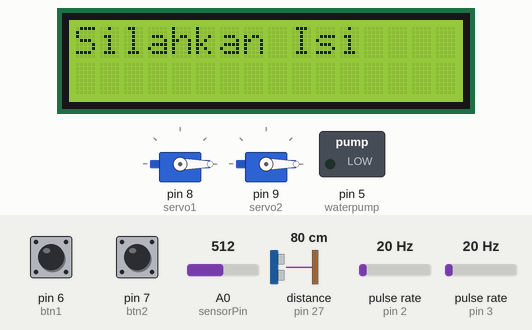
The sketch below on a simulated Arduino Mega 2560, built with avr-gcc and run on an emulated ATmega2560. Shown: 2 × servo, 16×2 character LCD, switched loads named in the sketch (green lamp = pin HIGH). Wiring (inferred from the names in the program): 2 × pulse sensor: data pin 2 / data pin 3. The inputs (shaded band) are chosen by the test bench; at power-on: distance to the obstacle (sensor on pin 27) 80 cm, A0 (sensorPin) = 512, pulse rate (sensors on pin 2, pin 3) 20 Hz, pin 6 (btn1) LOW, pin 7 (btn2) LOW. The echo pulse lasts 58.3 µs per cm; what the sketch prints to the serial monitor is not drawn.

Above: at 3.2 s.
3.3 s: distance to the obstacle (sensor on pin 27) set to 25 cm
13.6 s: distance to the obstacle (sensor on pin 27) set to 20 cm
At 18.0 s:
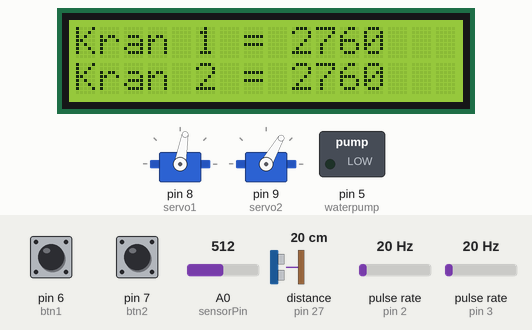
23.9 s: A0 (sensorPin) set to 344
27.9 s: A0 (sensorPin) set to 309
At 30.5 s:
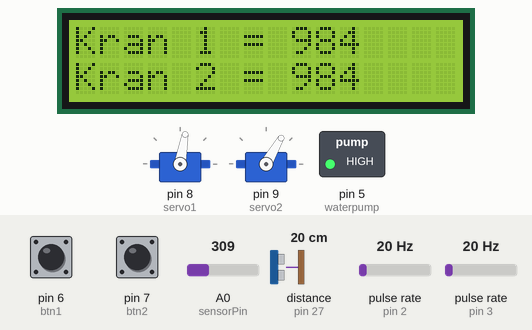
37.2 s: pulse rate (sensor on pin 2) set to 4 Hz
At 39.5 s:
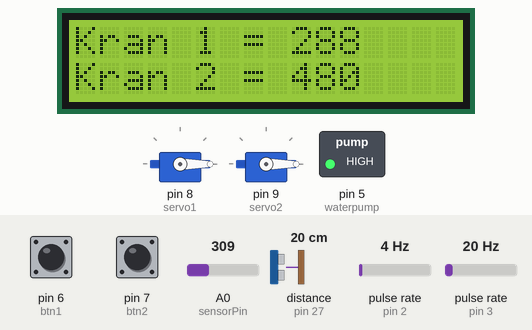
43.4 s: pulse rate (sensor on pin 3) set to 4 Hz
At 46.3 s:
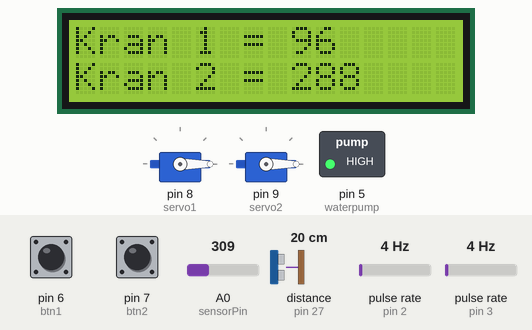
Timing chart, 0 to 49.6 s (numbered marks = the images above; inputs shaded):
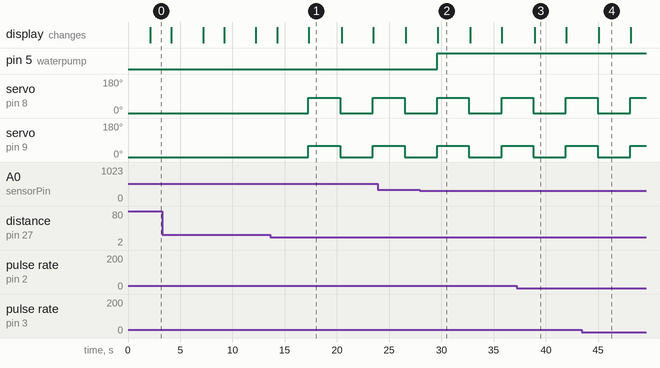

The sketch:

mega.ino
```cpp
#include <SoftwareSerial.h>
//libarary rfid
#include <LiquidCrystal_I2C.h>
#include <Wire.h>
#include <Servo.h>
#include <NewPing.h>
#define btn1 6
#define btn2 7
#define TRIGGER_PIN  25  // Arduino pin tied to trigger pin on the ultrasonic sensor.
#define ECHO_PIN     27  // Arduino pin tied to echo pin on the ultrasonic sensor.
#define MAX_DISTANCE 200 // Maximum distance we want to ping for (in centimeters). Maximum sensor distance is rated at 400-500cm.

NewPing sonar(TRIGGER_PIN, ECHO_PIN, MAX_DISTANCE);


//konfig lcd
LiquidCrystal_I2C lcd(0x27, 16, 2);

Servo servo1;  // create servo object to control a servo
Servo servo2;  // create servo object to control a servo
int sensorPin = A0;
int waterpump = 5;
int kran1 = 0;
int kran2 = 0;
int nilai1 = 0;
int nilai2 = 0;
String kirim;
String dataNode = "";
//untuk milis
unsigned long previousMillis = 0;
const long interval = 2000;

volatile int pulsa_sensor;
volatile int pulsa_sensor2;
unsigned int literPerjam;
unsigned int literPerjam2;
unsigned char pinFlowsensor = 2;
unsigned char pinFlowsensor2 = 3;
unsigned long waktuAktual;
unsigned long waktuAktual2;
unsigned long waktuLoop;
unsigned long waktuLoop2;
double liter;
int data1 = 0;
int data2 = 0;
bool stat = false;
int us1 = 0;
int jarakawal = 27;
int jarak = 0;
void setup() {
  // put your setup code here, to run once:
  Serial.begin(9600);
  Serial1.begin(9600);
  pinMode(sensorPin, INPUT);
  pinMode(waterpump, OUTPUT);
  pinMode(btn1, INPUT);
  pinMode(btn2, INPUT);
  pinMode(pinFlowsensor, INPUT);
  pinMode(pinFlowsensor2, INPUT);

  servo1.attach(8);  // attaches the servo on pin 9 to the servo object
  servo2.attach(9);
  servo1.write(0);
  servo2.write(0);


  digitalWrite(pinFlowsensor, HIGH);
  digitalWrite(pinFlowsensor2, HIGH);
  attachInterrupt(0, cacahPulsa, RISING);
  attachInterrupt(1, cacahPulsa2, RISING);
  sei();
  waktuAktual = millis();
  waktuLoop = waktuAktual;
  waktuAktual2 = millis();
  waktuLoop2 = waktuAktual2;
  lcd.begin();
  lcd.backlight();
  lcd.clear();
  lcd.setCursor(0,0);
  lcd.print("Selamat Datang");
  lcd.setCursor(0,1);
  lcd.print("Pada Sistem Monitor");
  delay(2000);
}

void loop() {
  waktuAktual = millis();
  if(waktuAktual >= (waktuLoop + 1000))
  {
    waktuLoop = waktuAktual;
    literPerjam = (pulsa_sensor*60/7.5);
    pulsa_sensor = 0;
    waktuLoop2 = waktuAktual2;
    literPerjam2 = (pulsa_sensor2*60/7.5);
    pulsa_sensor2 = 0;
  }
  us1 = sonar.ping_cm();
  int sensorValue = analogRead(sensorPin);
  int turbidity = map(sensorValue, 0,640, 100, 0);

  if(turbidity >= 50){
    digitalWrite(waterpump, HIGH);
  }else{
    digitalWrite(waterpump, LOW);
  }

  jarak = jarakawal - us1;
  Serial.println(jarak);
  if(jarak < 5){
    lcd.clear();
    lcd.setCursor(0,0);
    lcd.print("Air Kurang");
    lcd.setCursor(0,0);
    lcd.print("Silahkan Isi");
    delay(2000);
  }else{
    kran1 = digitalRead(btn1);
    kran2 = digitalRead(btn2);

    if(kran1 == 0){
      nilai1++;
      if(nilai1 == 1){
        servo1.write(80);

      }else if(nilai1 == 2){
        servo1.write(0);
        nilai1 = 0;
        data1 = 0;
      }
    }
    if(kran2 == 0){
      nilai2++;
      if(nilai2 == 1){
        servo2.write(60);

      }else if(nilai2 == 2){
        servo2.write(0);
        nilai2 = 0;
        delay(100);
        data2 = 0;
      }
    }
  }
  data1 += literPerjam;
  data2 += literPerjam2;
  kirim ="";
  lcd.clear();
  lcd.setCursor(0,0);
  lcd.print("Kran 1 = ");
  lcd.print(data1);
  lcd.setCursor(0,1);
  lcd.print("Kran 2 = ");
  lcd.print(data2);
  kirim = String(literPerjam) + '#' + String(literPerjam2) ;

  Serial.println(kirim);
  Serial1.print(kirim);

  delay(3000);
}

void cacahPulsa()
{
  pulsa_sensor++;
}

void cacahPulsa2()
{
  pulsa_sensor2++;
}

String bacaDataNode(){
  while(Serial1.available() > 0) {
    dataNode += char(Serial1.read());
  }
  dataNode.trim();

  return dataNode;
}
```

Measured:
- the behaviour switches between 23 and 22 cm on distance to the obstacle (sensor on pin 27) (found by bisection; images 0 and 1)
- the behaviour switches between 327 and 326 on A0 (sensorPin) (found by bisection; images 1 and 2)
- after the input at 13.6 s, servo on pin 8 (servo1): 0° → 80° after 3.7 s, → 0° 3.0 s later, → 80° 3.1 s later; servo on pin 9 (servo2): 0° → 60° after 3.7 s, → 0° 3.0 s later, → 60° 3.1 s later
- after the input at 27.9 s, pin 5 (waterpump): LOW → HIGH after 1.7 s
- what the display in image 1 shows lasts 3.1 s, from 17.3 s to 20.4 s
- what the display in image 3 shows lasts 3.0 s, from 38.9 s to 41.9 s
